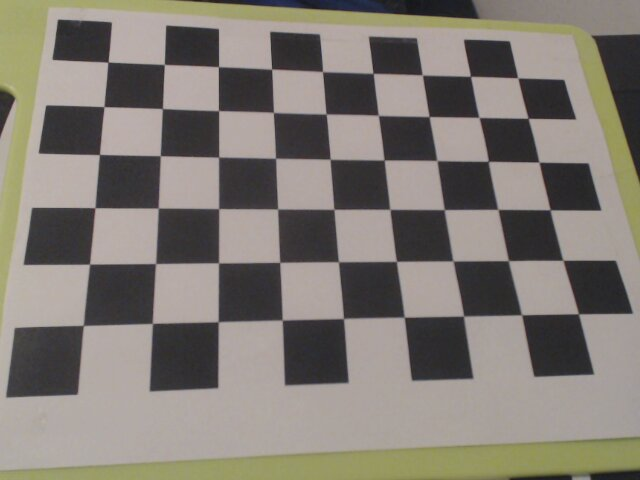
#> input picture 2016-09-16-020514.jpg, 640 x 480 px; its folder holds only this picture in this run
$ python calib.py   (Python 2 division)
#> lines starting #> are read from the running program, lines starting #| are printed output that depends on the picture; after the words box and inside, x2 and y2 are one past the last pixel; in counts of white or black regions, pixels touching at a corner belong together; long printed decimals are rounded
import numpy as np
import cv2
import glob
from tempfile import TemporaryFile
outfile = TemporaryFile()
# termination criteria
criteria = (cv2.TERM_CRITERIA_EPS + cv2.TERM_CRITERIA_MAX_ITER, 30, 0.001)

# prepare object points, like (0,0,0), (1,0,0), (2,0,0) ....,(6,5,0)
objp = np.zeros((9*6,3), np.float32)
objp[:,:2] = np.mgrid[0:6,0:9].T.reshape(-1,2)

# Arrays to store object points and image points from all the images.
objpoints = [] # 3d point in real world space
imgpoints = [] # 2d points in image plane.

images = glob.glob('*.jpg')

for fname in images:
    img = cv2.imread(fname)
#> img is the input picture: shape (480, 640, 3); mean B, G, R 115.8, 123.4, 129.2
    gray = cv2.cvtColor(img,cv2.COLOR_BGR2GRAY)
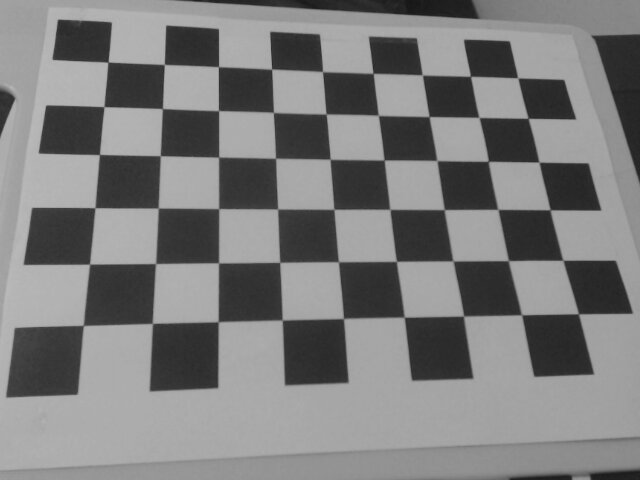
#> gray: shape (480, 640); min 22, max 186, mean 124.2

    # Find the chess board corners
    ret, corners = cv2.findChessboardCorners(gray, (6,9),None)
#> ret = True; corners = 54 rows, first 8: [83.6, 324.8], [90.55, 263], [94.25, 206.7], [99.55, 154.6], [104.7, 107.4], [108, 61.94], [151.2, 325.4], [157.5, 264.4]

    # If found, add object points, image points (after refining them)
    if ret == True:
        objpoints.append(objp)

        cv2.cornerSubPix(gray,corners,(11,11),(-1,-1),criteria)
        imgpoints.append(corners)

# Draw and display the corners
        cv2.drawChessboardCorners(img, (7,6), corners,ret)
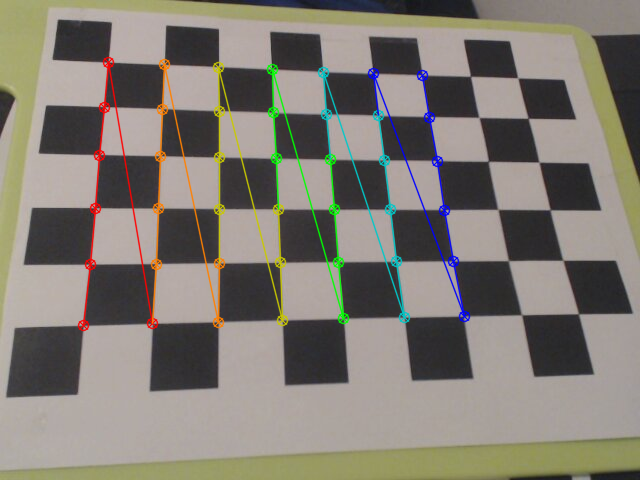
#> img: shape (480, 640, 3); 4.33% of pixels changed, all inside (x1, y1, x2, y2) = (77, 56, 471, 332)
        cv2.imshow('img',img)
        cv2.waitKey(500)
	ret, mtx, dist, rvecs, tvecs = cv2.calibrateCamera(objpoints, imgpoints, gray.shape[::-1], None, None)
#> ret = 0.458; mtx = [[386.2, 0, 289.7], [0, 384.1, 310.1], [0, 0, 1]]; dist = [[0.0799, -0.117, 0.00444, 0.00534, 0.0775]]; rvecs = ([-0.129, -0.296, -1.59],); tvecs = ([-3.1, 0.226, 5.84],)
print mtx,dist
#| [[386.197   0.         289.740]
#|  [  0.         384.104 310.088]
#|  [  0.           0.           1.        ]] [[ 0.07992 -0.1175  0.004443  0.005338   0.07753]]


cv2.destroyAllWindows()

$ run again, on 2016-09-16-095952.jpg
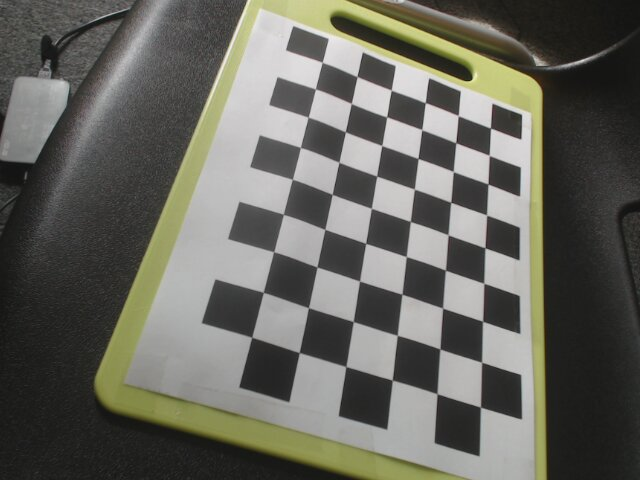
#> input picture 2016-09-16-095952.jpg, 640 x 480 px
#> img is the input picture: shape (480, 640, 3); mean B, G, R 93.6, 101.6, 101.9
#> `gray = cv2.cvtColor(img,cv2.COLOR_BGR2GRAY)`:
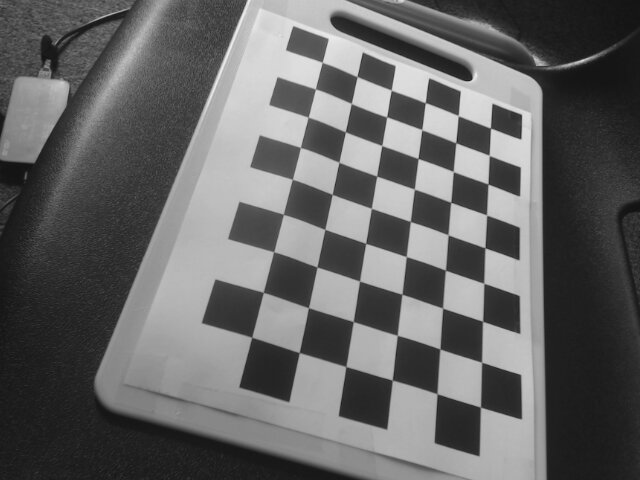
#> gray: shape (480, 640); min 15, max 240, mean 100.9
#> `ret, corners = cv2.findChessboardCorners(gray, (6,9),None)`: ret = True; corners = 54 rows, first 8: [322.2, 62.23], [357.1, 76.46], [391.3, 90.2], [425.3, 102.7], [458.2, 115.7], [490.5, 128.1], [315.5, 89.06], [351.3, 103.5]
#> `cv2.drawChessboardCorners(img, (7,6), corners,ret)`:
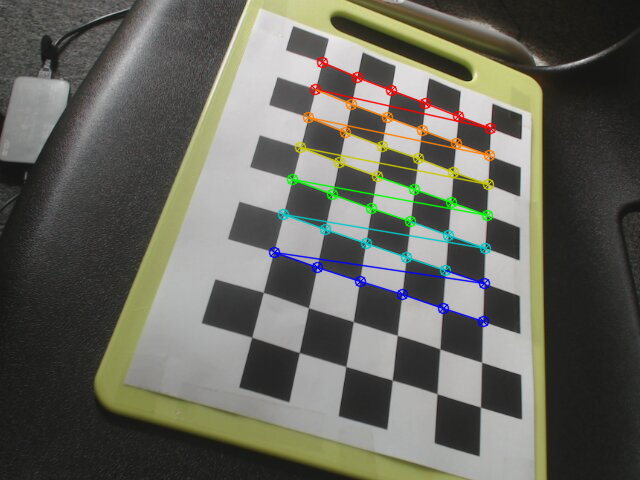
#> img: shape (480, 640, 3); 3.48% of pixels changed, all inside (x1, y1, x2, y2) = (268, 56, 497, 328)
#> `ret, mtx, dist, rvecs, tvecs = cv2.calibrateCamera(objpoints, imgpoint..`: ret = 0.332; mtx = [[614.2, 0, 274], [0, 570.9, 179.5], [0, 0, 1]]; dist = [[0.227, -0.852, -0.0244, -0.00139, 1.55]]; rvecs = ([-0.555, -0.275, 0.306],); tvecs = ([1.24, -3.22, 16.05],)
#| [[614.173   0.         273.962]
#|  [  0.         570.925 179.512]
#|  [  0.           0.           1.        ]] [[ 2.26704999e-01 -8.52334852e-01 -2.44266155e-02 -1.38835511e-03
#|    1.55301740e+00]]

$ run again, on 2016-09-16-100006.jpg
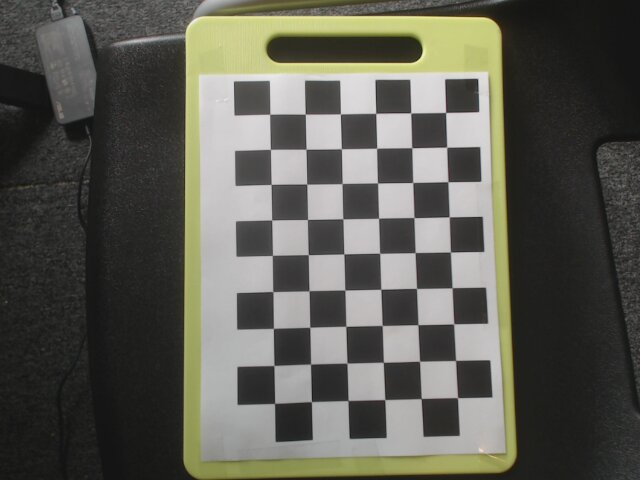
#> input picture 2016-09-16-100006.jpg, 640 x 480 px
#> img is the input picture: shape (480, 640, 3); mean B, G, R 82.7, 91.3, 91.7
#> `gray = cv2.cvtColor(img,cv2.COLOR_BGR2GRAY)`:
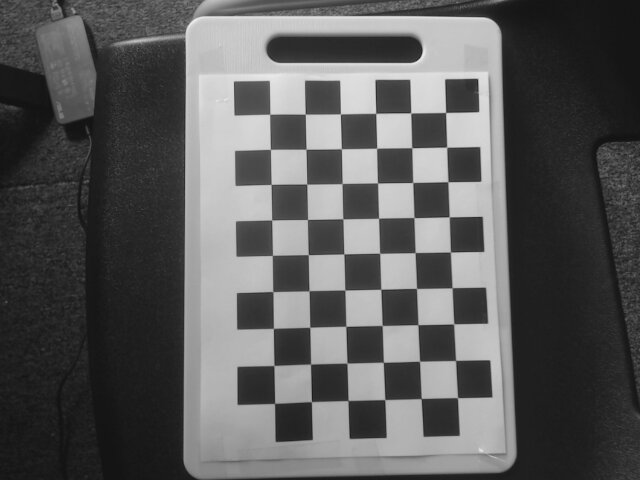
#> gray: shape (480, 640); min 13, max 241, mean 90.5
#> `ret, corners = cv2.findChessboardCorners(gray, (6,9),None)`: ret = True; corners = 54 rows, first 8: [269.7, 114.3], [305.3, 114.1], [340.4, 114], [375.7, 113.4], [410.7, 113], [445.6, 112.5], [270.4, 149.4], [306, 149.2]
#> `cv2.drawChessboardCorners(img, (7,6), corners,ret)`:
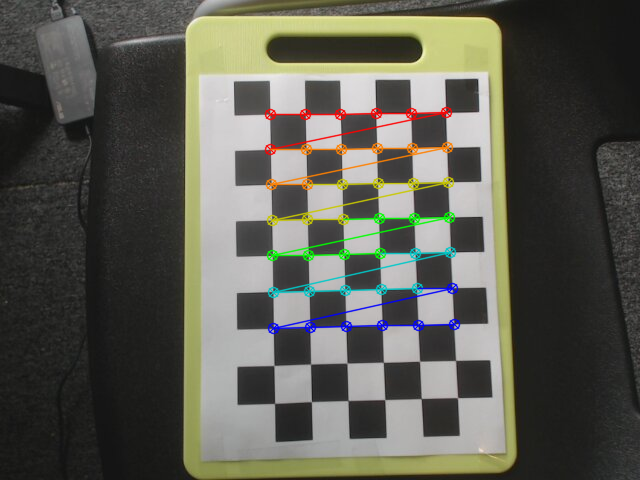
#> img: shape (480, 640, 3); 3.36% of pixels changed, all inside (x1, y1, x2, y2) = (264, 106, 461, 335)
#> `ret, mtx, dist, rvecs, tvecs = cv2.calibrateCamera(objpoints, imgpoint..`: ret = 0.138; mtx = [[478.1, 0, 296.3], [0, 473.7, 216.9], [0, 0, 1]]; dist = [[0.14, -0.533, -0.00224, -0.00053, 1.13]]; rvecs = ([-0.0616, -0.0496, -0.0181],); tvecs = ([-0.746, -2.91, 13.53],)
#| [[478.145   0.         296.327]
#|  [  0.         473.745 216.877]
#|  [  0.           0.           1.        ]] [[ 1.40469083e-01 -5.32766141e-01 -2.23955597e-03 -5.29899242e-04
#|    1.13487243e+00]]

$ run again, on 2016-09-16-100010.jpg
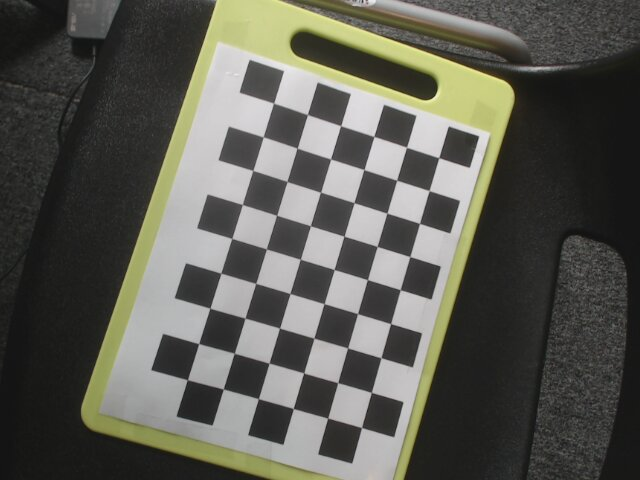
#> input picture 2016-09-16-100010.jpg, 640 x 480 px
#> img is the input picture: shape (480, 640, 3); mean B, G, R 83.1, 91, 91.1
#> `gray = cv2.cvtColor(img,cv2.COLOR_BGR2GRAY)`:
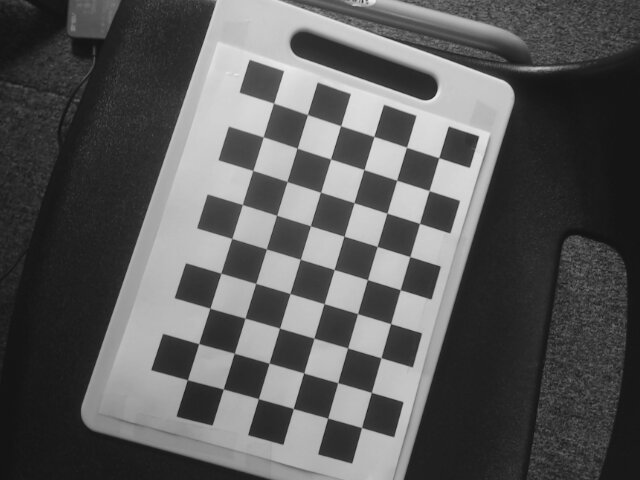
#> gray: shape (480, 640); min 15, max 236, mean 90.2
#> `ret, corners = cv2.findChessboardCorners(gray, (6,9),None)`: ret = True; corners = 54 rows, first 8: [273.5, 103.1], [307.5, 114.5], [340.6, 125.6], [373.9, 136.5], [406.5, 147.3], [438.7, 157.6], [263.2, 136.9], [296.9, 148.2]
#> `cv2.drawChessboardCorners(img, (7,6), corners,ret)`:
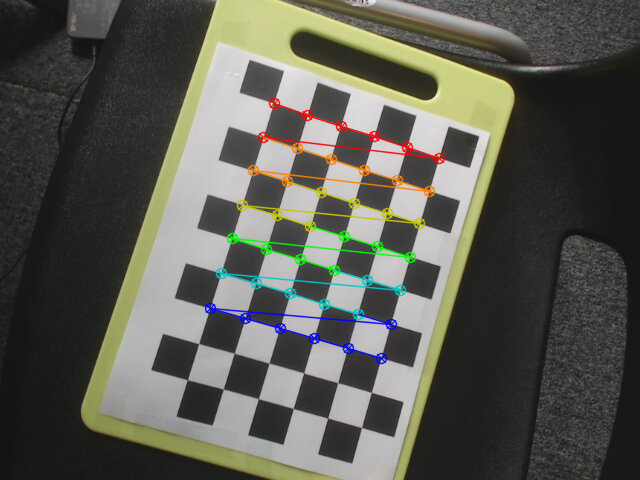
#> img: shape (480, 640, 3); 3.3% of pixels changed, all inside (x1, y1, x2, y2) = (204, 97, 446, 365)
#> `ret, mtx, dist, rvecs, tvecs = cv2.calibrateCamera(objpoints, imgpoint..`: ret = 0.139; mtx = [[803.7, 0, 301.5], [0, 792.2, 226.7], [0, 0, 1]]; dist = [[0.251, -1.42, 7.67e-05, 0.0014, 8.46]]; rvecs = ([-0.068, -0.166, 0.296],); tvecs = ([-0.777, -3.48, 22.47],)
#| [[803.664   0.         301.454]
#|  [  0.         792.221 226.720 ]
#|  [  0.           0.           1.        ]] [[ 2.51276628e-01 -1.42039460e+00  7.66980218e-05  1.40297894e-03
#|    8.46414328e+00]]

$ run again, on 2016-09-16-095817.jpg
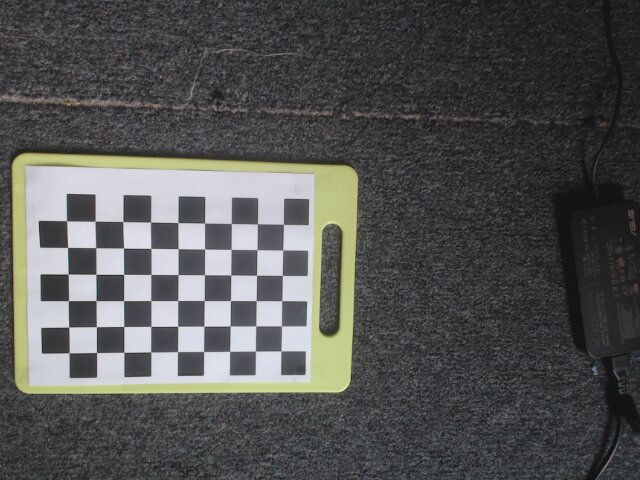
#> input picture 2016-09-16-095817.jpg, 640 x 480 px
#> img is the input picture: shape (480, 640, 3); mean B, G, R 83.2, 83.7, 83.4
#> `gray = cv2.cvtColor(img,cv2.COLOR_BGR2GRAY)`:
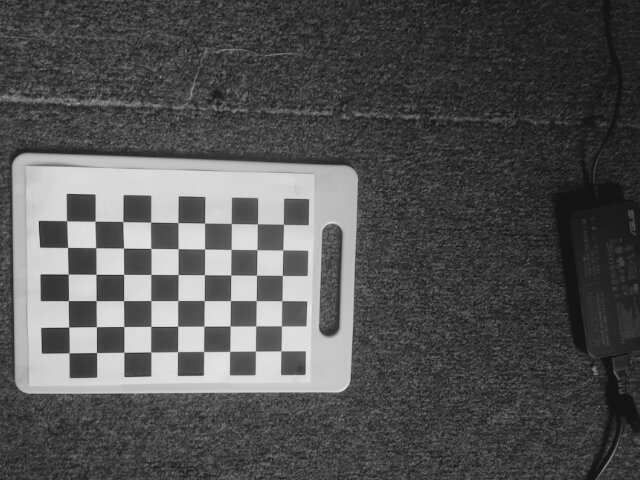
#> gray: shape (480, 640); min 12, max 233, mean 83.5
#> `ret, corners = cv2.findChessboardCorners(gray, (6,9),None)`: ret = True; corners = 54 rows, first 8: [283.4, 224.4], [282.6, 249.9], [282.4, 275.4], [281.9, 300.7], [281.4, 325.8], [281, 350.9], [257.4, 223.7], [256.9, 249.5]
#> `cv2.drawChessboardCorners(img, (7,6), corners,ret)`:
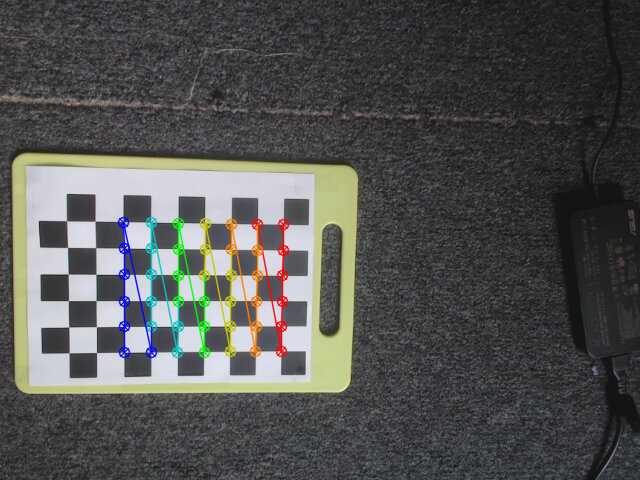
#> img: shape (480, 640, 3); 2.66% of pixels changed, all inside (x1, y1, x2, y2) = (117, 216, 290, 359)
#> `ret, mtx, dist, rvecs, tvecs = cv2.calibrateCamera(objpoints, imgpoint..`: ret = 0.143; mtx = [[801.3, 0, 359.2], [0, 815.7, 220], [0, 0, 1]]; dist = [[0.373, -0.676, -0.00134, 0.0151, -0.181]]; rvecs = ([0.0518, -0.193, 1.59],); tvecs = ([-2.97, 0.169, 31.29],)
#| [[801.265   0.         359.201]
#|  [  0.         815.678 219.951]
#|  [  0.           0.           1.        ]] [[ 0.3729 -0.6761 -0.001339  0.01512 -0.1806]]
